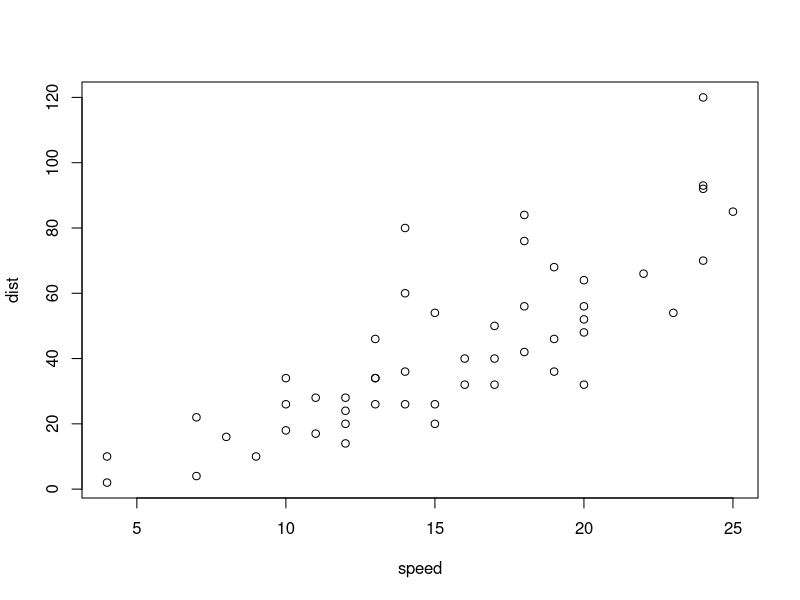
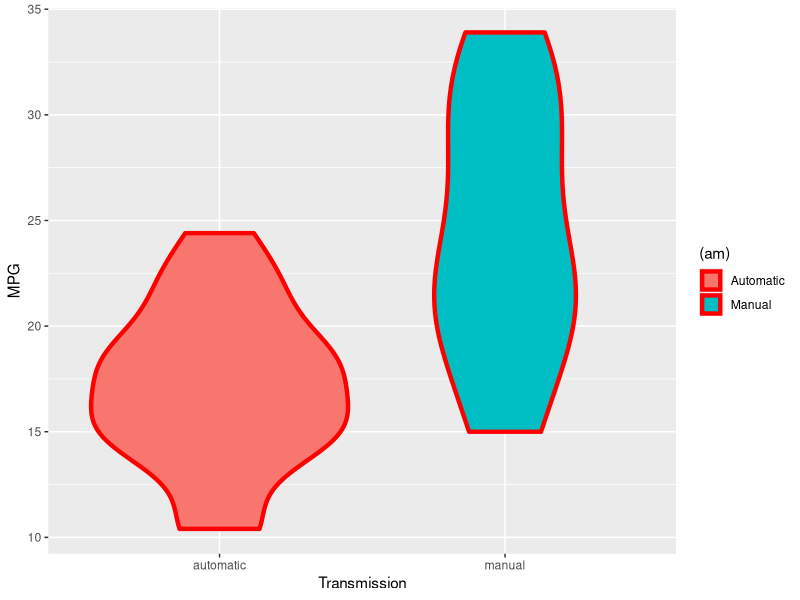
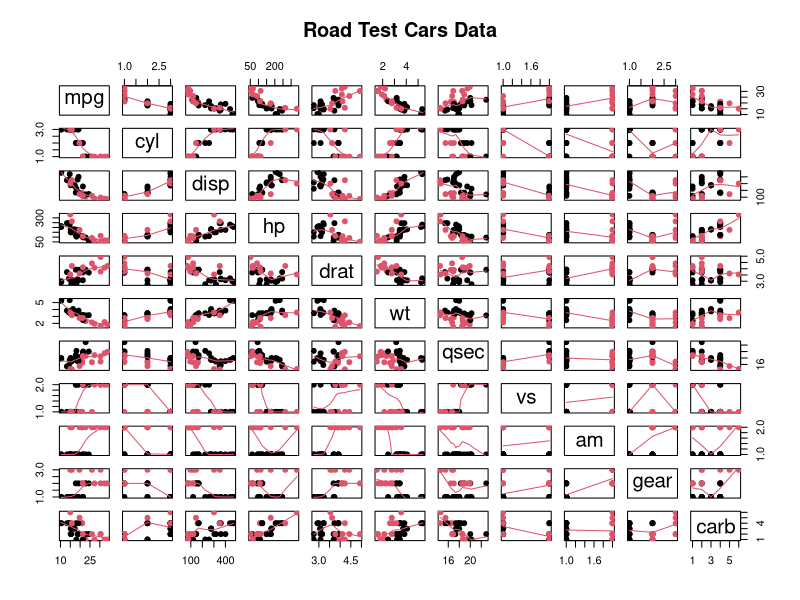
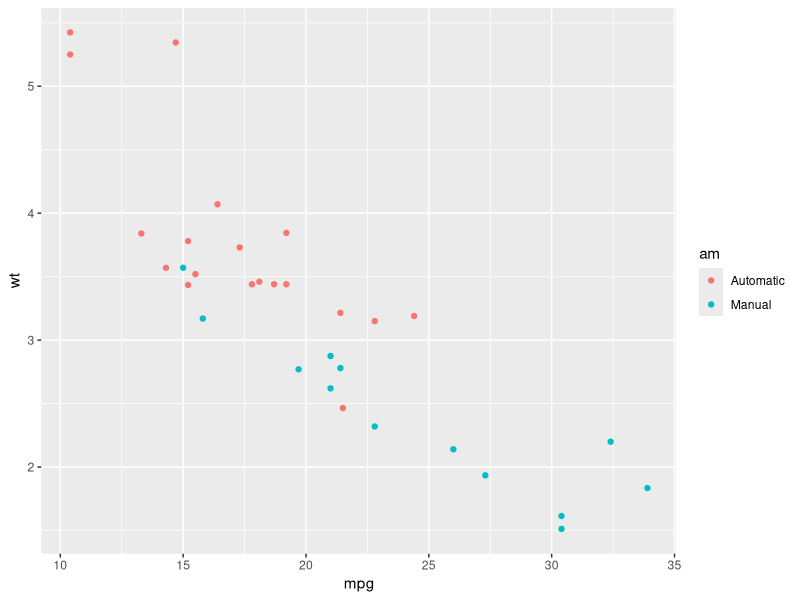
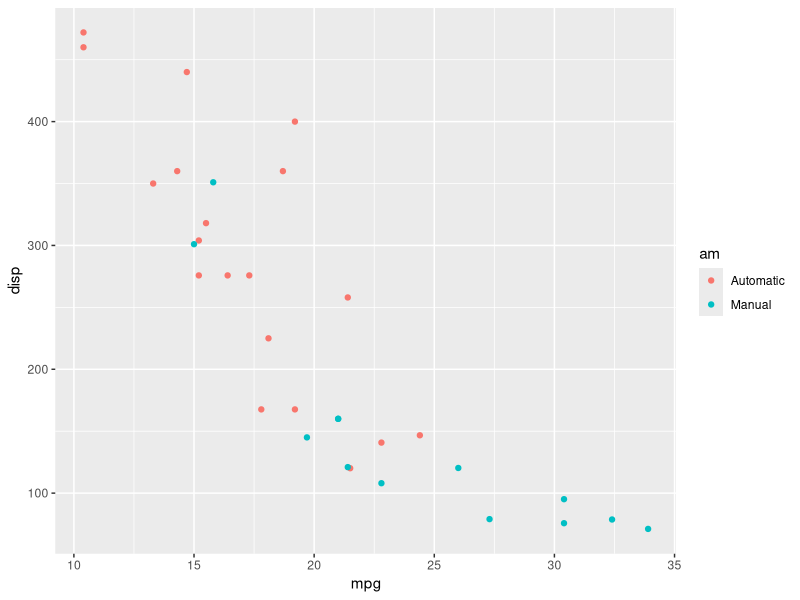
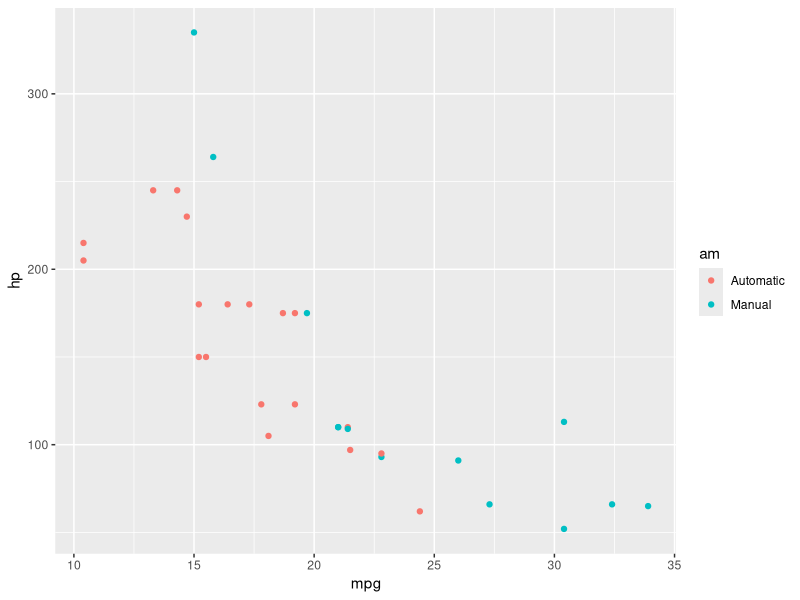
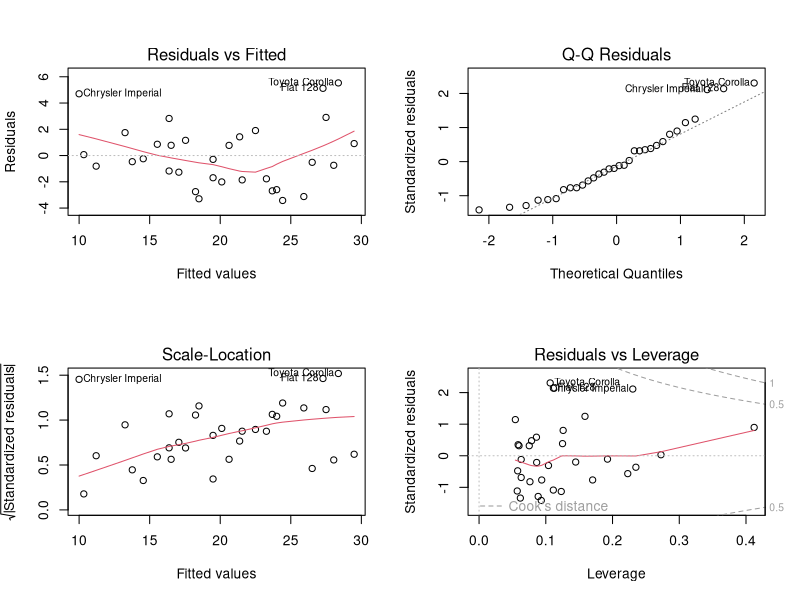

The R script that drew these images, in order:
## ---- chunk 1
library(ggplot2)
library(stats) 
data(mtcars)
## ---- chunk 2
summary(cars)
## ---- chunk 3
mtcars$cyl  <- factor(mtcars$cyl)
mtcars$vs   <- factor(mtcars$vs)
mtcars$gear <- factor(mtcars$gear)
mtcars$carb <- factor(mtcars$carb)
mtcars$am   <- factor(mtcars$am,labels=c('Automatic','Manual'))
## ---- chunk 4
means <- round(tapply(mtcars$mpg, mtcars$am, mean), 2)
## ---- chunk 5
plot(cars)
## ---- chunk 6
model_full       <- lm(mpg ~ ., mtcars)
model_am         <- lm(mpg ~ am , mtcars)
model_am_wt      <- lm(mpg ~ am + wt, mtcars)
model_am_wt_disp <- lm(mpg ~ am + wt + disp, mtcars)
model_am_wt_hp   <- lm(mpg ~ am + wt + hp, mtcars)

## ---- chunk 7
summary(model_am)$coef
summary(model_am_wt)$coef
summary(model_am_wt_disp)$coef
summary(model_am_wt_hp)$coef
## ---- chunk 8
anova(model_am, model_am_wt, model_am_wt_disp,model_am_wt_hp)

## ---- chunk 9
confint(model_am_wt_hp)

## ---- chunk 10
sum((abs(dfbetas(model_am_wt_hp)))>1)
## ---- chunk 11
ggplot(mtcars, aes(y=mpg, x=factor(am, labels = c("automatic", "manual")), fill=(am)))+
  geom_violin(colour="red", size=1.5)+
  xlab("Transmission") + ylab("MPG")
## ---- chunk 12
pairs(mtcars, panel=panel.smooth, main='Road Test Cars Data', col=mtcars$am, pch=19)
## ---- chunk 13
qplot(mpg, wt,  data=mtcars,colour=am )
qplot(mpg, disp,  data=mtcars,colour=am )
qplot(mpg, hp,  data=mtcars,colour=am )
## ---- chunk 14
par(mfrow = c(2, 2))
plot(model_am_wt_hp)
